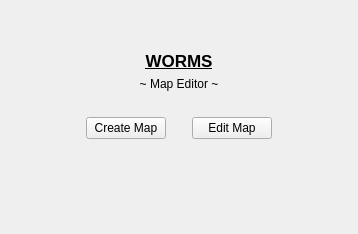
<?xml version="1.0" encoding="UTF-8"?>
<ui version="4.0">
 <class>Editor</class>
 <widget class="QWidget" name="Editor">
  <property name="geometry">
   <rect>
    <x>0</x>
    <y>0</y>
    <width>358</width>
    <height>234</height>
   </rect>
  </property>
  <property name="windowTitle">
   <string>Editor</string>
  </property>
  <layout class="QVBoxLayout" name="verticalLayout">
   <item>
    <spacer name="verticalSpacer_3">
     <property name="orientation">
      <enum>Qt::Vertical</enum>
     </property>
     <property name="sizeType">
      <enum>QSizePolicy::Fixed</enum>
     </property>
     <property name="sizeHint" stdset="0">
      <size>
       <width>20</width>
       <height>40</height>
      </size>
     </property>
    </spacer>
   </item>
   <item>
    <widget class="QLabel" name="label">
     <property name="font">
      <font>
       <pointsize>13</pointsize>
       <bold>true</bold>
       <underline>true</underline>
      </font>
     </property>
     <property name="text">
      <string>WORMS</string>
     </property>
     <property name="alignment">
      <set>Qt::AlignCenter</set>
     </property>
    </widget>
   </item>
   <item>
    <widget class="QLabel" name="label_2">
     <property name="text">
      <string>~ Map Editor ~</string>
     </property>
     <property name="alignment">
      <set>Qt::AlignCenter</set>
     </property>
    </widget>
   </item>
   <item>
    <spacer name="verticalSpacer">
     <property name="orientation">
      <enum>Qt::Vertical</enum>
     </property>
     <property name="sizeType">
      <enum>QSizePolicy::Fixed</enum>
     </property>
     <property name="sizeHint" stdset="0">
      <size>
       <width>20</width>
       <height>20</height>
      </size>
     </property>
    </spacer>
   </item>
   <item>
    <layout class="QHBoxLayout" name="horizontalLayout">
     <item>
      <spacer name="horizontalSpacer">
       <property name="orientation">
        <enum>Qt::Horizontal</enum>
       </property>
       <property name="sizeHint" stdset="0">
        <size>
         <width>40</width>
         <height>20</height>
        </size>
       </property>
      </spacer>
     </item>
     <item>
      <widget class="QPushButton" name="createMapBtn">
       <property name="maximumSize">
        <size>
         <width>100</width>
         <height>16777215</height>
        </size>
       </property>
       <property name="text">
        <string>Create Map</string>
       </property>
      </widget>
     </item>
     <item>
      <spacer name="horizontalSpacer_3">
       <property name="orientation">
        <enum>Qt::Horizontal</enum>
       </property>
       <property name="sizeType">
        <enum>QSizePolicy::Fixed</enum>
       </property>
       <property name="sizeHint" stdset="0">
        <size>
         <width>20</width>
         <height>20</height>
        </size>
       </property>
      </spacer>
     </item>
     <item>
      <widget class="QPushButton" name="editMapBtn">
       <property name="maximumSize">
        <size>
         <width>100</width>
         <height>16777215</height>
        </size>
       </property>
       <property name="text">
        <string>Edit Map</string>
       </property>
      </widget>
     </item>
     <item>
      <spacer name="horizontalSpacer_2">
       <property name="orientation">
        <enum>Qt::Horizontal</enum>
       </property>
       <property name="sizeHint" stdset="0">
        <size>
         <width>40</width>
         <height>20</height>
        </size>
       </property>
      </spacer>
     </item>
    </layout>
   </item>
   <item>
    <spacer name="verticalSpacer_2">
     <property name="orientation">
      <enum>Qt::Vertical</enum>
     </property>
     <property name="sizeHint" stdset="0">
      <size>
       <width>20</width>
       <height>40</height>
      </size>
     </property>
    </spacer>
   </item>
  </layout>
 </widget>
 <resources/>
 <connections/>
</ui>
